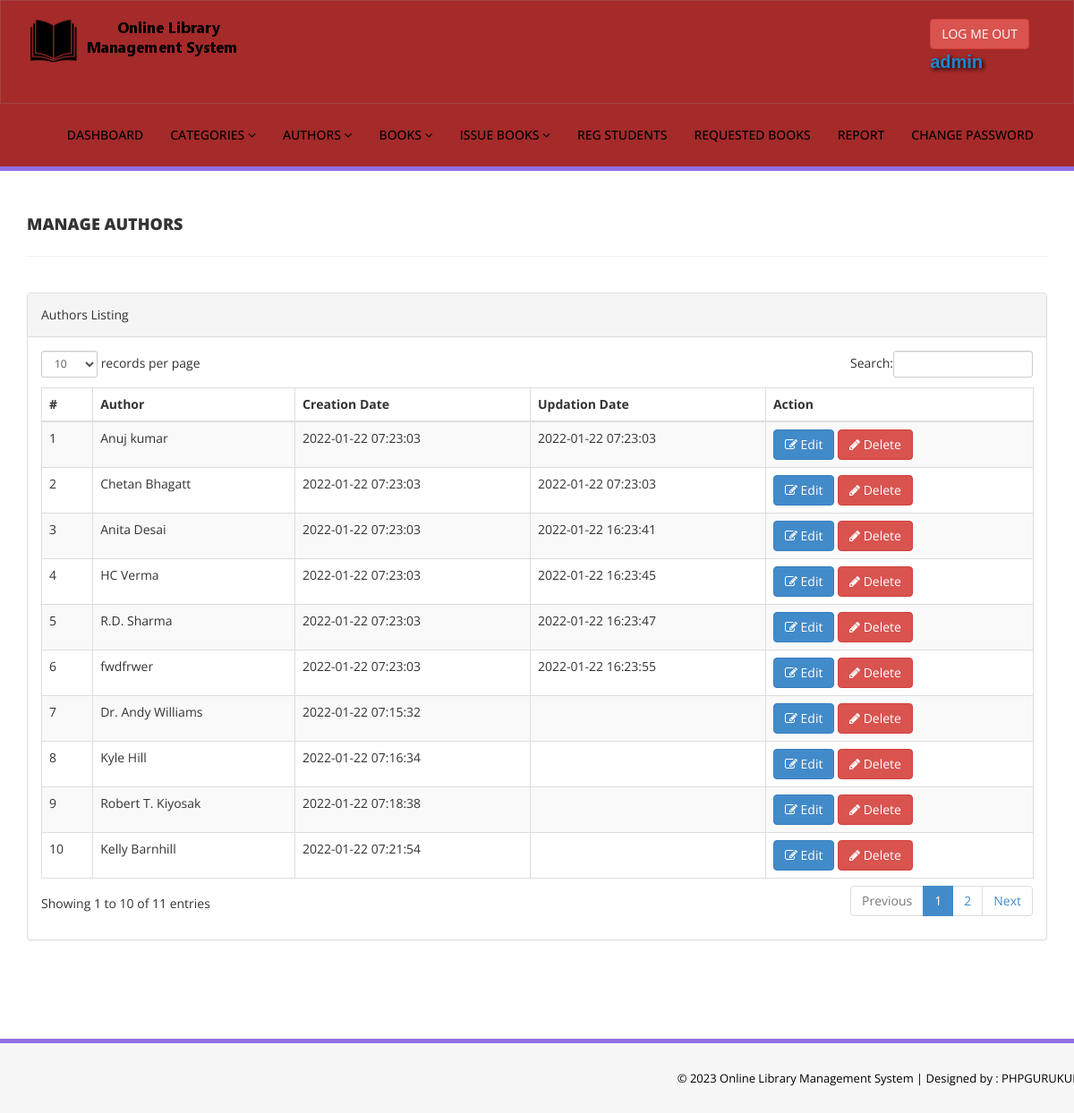
/library/admin/manage-authors.php (signed in), run on the app's committed database.
### tables this page shows
CREATE TABLE `tblauthors` (
  `id` int(11) NOT NULL,
  `AuthorName` varchar(159) DEFAULT NULL,
  `creationDate` timestamp NULL DEFAULT current_timestamp(),
  `UpdationDate` timestamp NULL DEFAULT NULL ON UPDATE current_timestamp()
);

### library/admin/manage-authors.php (the view, shortened to what this page needs)
<?php
include('includes/config.php');
if(strlen($_SESSION['alogin'])==0)
    {
header('location:index.php');
}
else{
    ?>
<!DOCTYPE html>
<html xmlns="http://www.w3.org/1999/xhtml">
<head>
    <link href="assets/css/bootstrap.css" rel="stylesheet" />
    <link href="assets/css/font-awesome.css" rel="stylesheet" />
    <link href="assets/js/dataTables/dataTables.bootstrap.css" rel="stylesheet" />
    <link href="assets/css/style.css" rel="stylesheet" />
</head>
<body>
<?php include('includes/header.php');?>
    <div class="content-wrapper">
         <div class="container">
        <div class="row pad-botm">
            <div class="col-md-12">
                <h4 class="header-line">Manage Authors</h4>
    </div>
     <div class="row">
</div>
        </div>
            <div class="row">
                <div class="col-md-12">
                    <div class="panel panel-default">
                        <div class="panel-heading">
                           Authors Listing
                        </div>
                        <div class="panel-body">
                            <div class="table-responsive">
                                <table class="table table-striped table-bordered table-hover" id="dataTables-example">
                                    <thead>
                                        <tr>
                                            <th>#</th>
                                            <th>Author</th>
                                            <th>Creation Date</th>
                                            <th>Updation Date</th>
                                            <th>Action</th>
                                        </tr>
                                    </thead>
                                    <tbody>
<?php $sql = "SELECT * from  tblauthors";
$query = $dbh -> prepare($sql);
$query->execute();
$results=$query->fetchAll(PDO::FETCH_OBJ);
$cnt=1;
if($query->rowCount() > 0)
{
foreach($results as $result)
{               ?>
                                        <tr class="odd gradeX">
                                            <td class="center"><?php echo htmlentities($cnt);?></td>
                                            <td class="center"><?php echo htmlentities($result->AuthorName);?></td>
                                            <td class="center"><?php echo htmlentities($result->creationDate);?></td>
                                            <td class="center"><?php echo htmlentities($result->UpdationDate);?></td>
                                            <td class="center">
                                            <a href="edit-author.php?athrid=<?php echo htmlentities($result->id);?>"><button class="btn btn-primary"><i class="fa fa-edit "></i> Edit</button>
                                          <a href="manage-authors.php?del=<?php echo htmlentities($result->id);?>" onclick="return confirm('Are you sure you want to delete?');"" >  <button class="btn btn-danger"><i class="fa fa-pencil"></i> Delete</button>
                                            </td>
                                        </tr>
 <?php $cnt=$cnt+1;}} ?>
                                    </tbody>
                                </table>
                            </div>
                        </div>
                    </div>
                </div>
            </div>
    </div>
    </div>
  <?php include('includes/footer.php');?>
</body>
</html>
<?php } ?>

### library/admin/assets/css/style.css (style rules this page uses)
.content-wrapper { margin-top: 40px; min-height:800px; padding-bottom:90px; }
.header-line { font-weight:900; padding-bottom:25px; border-bottom:1px solid #eeeeee; text-transform:uppercase; }
.pad-botm { padding-bottom:30px; }

### data on the page
tblauthors: AuthorName "Anuj kumar", creationDate "2022-01-22 07:23:03", UpdationDate "2022-01-22 07:23:03"
tblauthors: AuthorName "Chetan Bhagatt", creationDate "2022-01-22 07:23:03", UpdationDate "2022-01-22 07:23:03"
tblauthors: AuthorName "Anita Desai", creationDate "2022-01-22 07:23:03", UpdationDate "2022-01-22 16:23:41"
tblauthors: AuthorName "HC Verma", creationDate "2022-01-22 07:23:03", UpdationDate "2022-01-22 16:23:45"
tblauthors: AuthorName "R.D. Sharma", creationDate "2022-01-22 07:23:03", UpdationDate "2022-01-22 16:23:47"
tblauthors: AuthorName "fwdfrwer", creationDate "2022-01-22 07:23:03", UpdationDate "2022-01-22 16:23:55"
tblauthors: AuthorName "Dr. Andy Williams", creationDate "2022-01-22 07:15:32"
tblauthors: AuthorName "Kyle Hill", creationDate "2022-01-22 07:16:34"
tblauthors: AuthorName "Robert T. Kiyosak", creationDate "2022-01-22 07:18:38"
tblauthors: AuthorName "Kelly Barnhill", creationDate "2022-01-22 07:21:54"

### other printed values
$_SESSION['alogin'] "admin"
